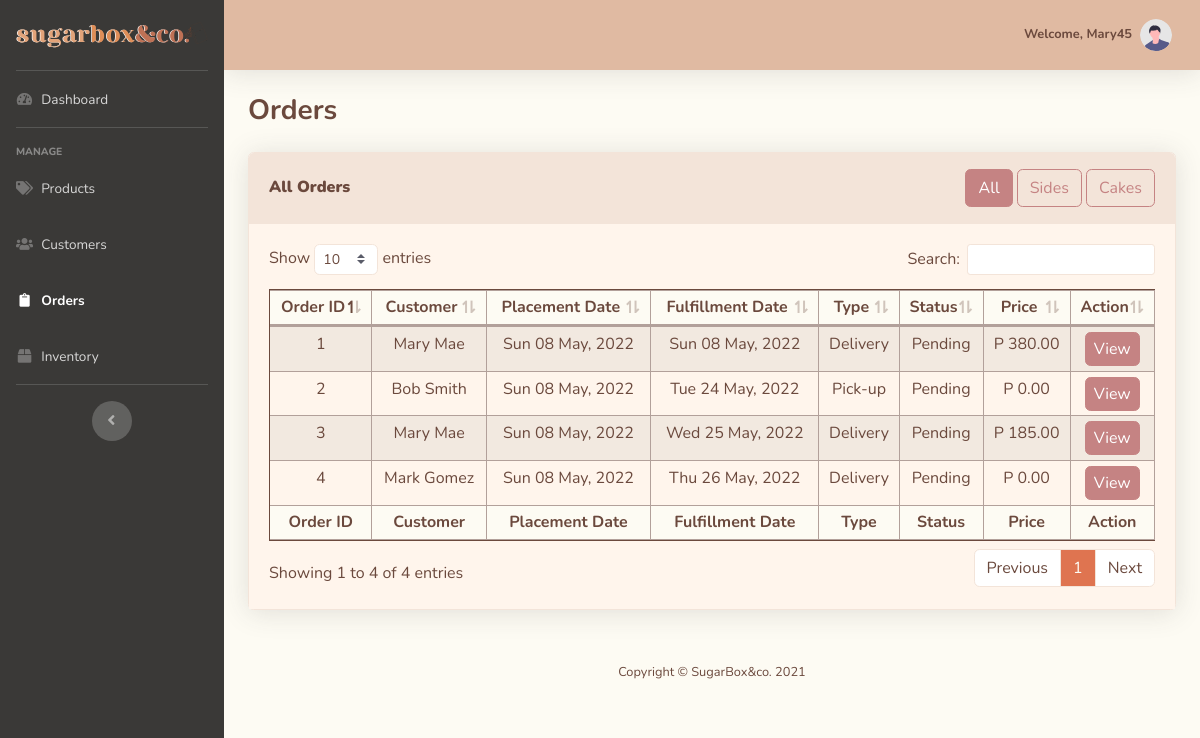
Screenshot of /admin-src/orders.php (signed in) with the database file from the repository.
### tables this page shows
CREATE TABLE `orders` (
  `Order_ID` int(11) NOT NULL,
  `Cust_ID` int(11) NOT NULL,
  `Order_Placement_Date` timestamp NOT NULL DEFAULT current_timestamp(),
  `Order_Fullfilment_Date` timestamp NOT NULL,
  `Order_Type` enum('Pick-up','Delivery','','') NOT NULL COMMENT '''Pick-up'', ''Delivery''',
  `Order_Status` enum('Pending','In progress','Ready for pick-up','Delivering','Delivery failed','Claimed','Cancelled') NOT NULL COMMENT '''Pending'',''In progress'',''Ready for pick-up'',''Delivering'',''Delivery failed'',''Claimed'',''Cancelled''',
  `Total_Price` float(15,2) NOT NULL
);

CREATE TABLE `customer` (
  `Cust_ID` int(11) NOT NULL,
  `Cust_FName` varchar(40) NOT NULL,
  `Cust_LName` varchar(40) NOT NULL,
  `Cust_ContactNo` varchar(11) NOT NULL,
  `Cust_Address` varchar(40) NOT NULL
);

### admin-src/orders.php (the view, shortened to what this page needs)
<?php
include 'includes/header.php';
include 'includes/sidebar.php';
include 'includes/topbar.php'
?>
<head>
</head>
<div class="container-fluid">
    <div class="d-sm-flex align-items-center justify-content-between mb-4">
        <h1 class="h3 mb-0 text-content"><strong>Orders</strong></h1>
    </div>
    <div class="card shadow mb-4 border-section">
        <div class="card-header py-3 bg-section border-section">
            <div class="d-sm-flex align-items-center justify-content-between">
                <h6 class="m-0 font-weight-bold text-content"><strong>All Orders</strong></h6>
                <div>
                    <a href="orders.php?q=all" type="button" class="btn <?php echo (isset($_GET['q']) && $_GET['q'] == 'all') || !isset($_GET['q']) ? 'btn-subheading' : 'btn-outline-subheading' ?>">All</a>
                    <a href="orders.php?q=sides" type="button" class="btn <?php echo isset($_GET['q']) && $_GET['q'] == 'sides' ? 'btn-subheading' : 'btn-outline-subheading' ?>">Sides</a>
                    <a href="orders.php?q=cakes" type="button" class="btn <?php echo isset($_GET['q']) && $_GET['q'] == 'cakes' ? 'btn-subheading' : 'btn-outline-subheading' ?>">Cakes</a>
                </div>
            </div>
        </div>
        <div class="card-body bg-section2 border-section">
            <div class="table-responsive">
            <?php
            $conn = db_connect();
            if (isset($_GET['q']) && $_GET['q'] == 'sides') {
                $orders_query = "SELECT DISTINCT `orders`.*,
                            `customer`.`Cust_FName`,
                            `customer`.`Cust_LName`
                            FROM `orders`
                            INNER JOIN `customer` ON `orders`.`Cust_ID`=`customer`.`Cust_ID`
                            INNER JOIN `order_line` ON `order_line`.`Order_ID`=`orders`.`Order_ID`
                            ORDER BY `orders`.`Order_ID`";
            } else {
                $orders_query = "SELECT `orders`.*,
                            `customer`.`Cust_FName`,
                            `customer`.`Cust_LName`
                            FROM `orders`
                            INNER JOIN `customer` ON `orders`.`Cust_ID`=`customer`.`Cust_ID`
                            ORDER BY `orders`.`Order_ID`";
            }
            $orders_query_run = mysqli_query($conn, $orders_query);
            $check_orders = mysqli_num_rows($orders_query_run) > 0;
            if($check_orders) {
            ?>
                <table class="table table-sm table-bordered table-striped border-content table-content bg-section2 text-content" id="dataTable">
                    <thead class="bg-light text-center">
                        <tr>
                            <th>Order ID</th>
                            <th>Customer</th>
                            <th>Placement Date</th>
                            <th>Fulfillment Date</th>
                            <th>Type</th>
                            <th>Status</th>
                            <th>Price</th>
                            <th>Action</th>
                        </tr>
                    </thead>
                    <tfoot class="bg-light text-center" >
                        <tr>
                            <th>Order ID</th>
                            <th>Customer</th>
                            <th>Placement Date</th>
                            <th>Fulfillment Date</th>
                            <th>Type</th>
                            <th>Status</th>
                            <th>Price</th>
                            <th>Action</th>
                        </tr>
                    </tfoot>
                    <tbody class="text-center">
                        <?php while($row = mysqli_fetch_assoc($orders_query_run)) { ?>
                        <tr>
                            <td><?php echo $row['Order_ID'] ?></td>
                            <td><?php echo $row['Cust_FName'] . " " . $row['Cust_LName'] ?></td>
                            <td><?php echo date('D d F, Y', strtotime($row['Order_Placement_Date'])) ?></td>
                            <td><?php echo date('D d F, Y', strtotime($row['Order_Fullfilment_Date'])) ?></td>
                            <td><?php echo $row['Order_Type'] ?></td>
                            <td><?php echo $row['Order_Status'] ?></td>
                            <td>P <?php echo $row['Total_Price'] ?></td>
                            <td><a href="orderDetails.php?order_ID=<?php echo $row['Order_ID'] ?>" type="button" class="btn btn-subheading px-2 py-1">View</a></td>
                        </tr>
                        <?php } ?>
                    </tbody>
                </table>
            <?php } else { ?>
                <p class="text-center lead text-content font-weight-bolder my-5">No Orders To Be Found</p>
            <?php } ?>
            </div>
        </div>
    </div>
</div>
<?php
include 'includes/footer.php';
include 'includes/scripts.php'
?>

### admin-src/includes/header.php (style rules this page uses)
html, body { color: #6B493D; }

### rows the page displays
orders: Order_ID "1", Cust_ID.Cust_FName "Mary", Cust_ID.Cust_LName "Mae", Order_Placement_Date "Sun 08 May, 2022", Order_Fullfilment_Date "Sun 08 May, 2022", Order_Type "Delivery", Order_Status "Pending", Total_Price "380.00"
orders: Order_ID "2", Cust_ID.Cust_FName "Bob", Cust_ID.Cust_LName "Smith", Order_Placement_Date "Sun 08 May, 2022", Order_Fullfilment_Date "Tue 24 May, 2022", Order_Type "Pick-up", Order_Status "Pending", Total_Price "0.00"
orders: Order_ID "3", Cust_ID.Cust_FName "Mary", Cust_ID.Cust_LName "Mae", Order_Placement_Date "Sun 08 May, 2022", Order_Fullfilment_Date "Wed 25 May, 2022", Order_Type "Delivery", Order_Status "Pending", Total_Price "185.00"
orders: Order_ID "4", Cust_ID.Cust_FName "Mark", Cust_ID.Cust_LName "Gomez", Order_Placement_Date "Sun 08 May, 2022", Order_Fullfilment_Date "Thu 26 May, 2022", Order_Type "Delivery", Order_Status "Pending", Total_Price "0.00"

### other values shown
$_SESSION['user']['accUsername'] "Mary45"
